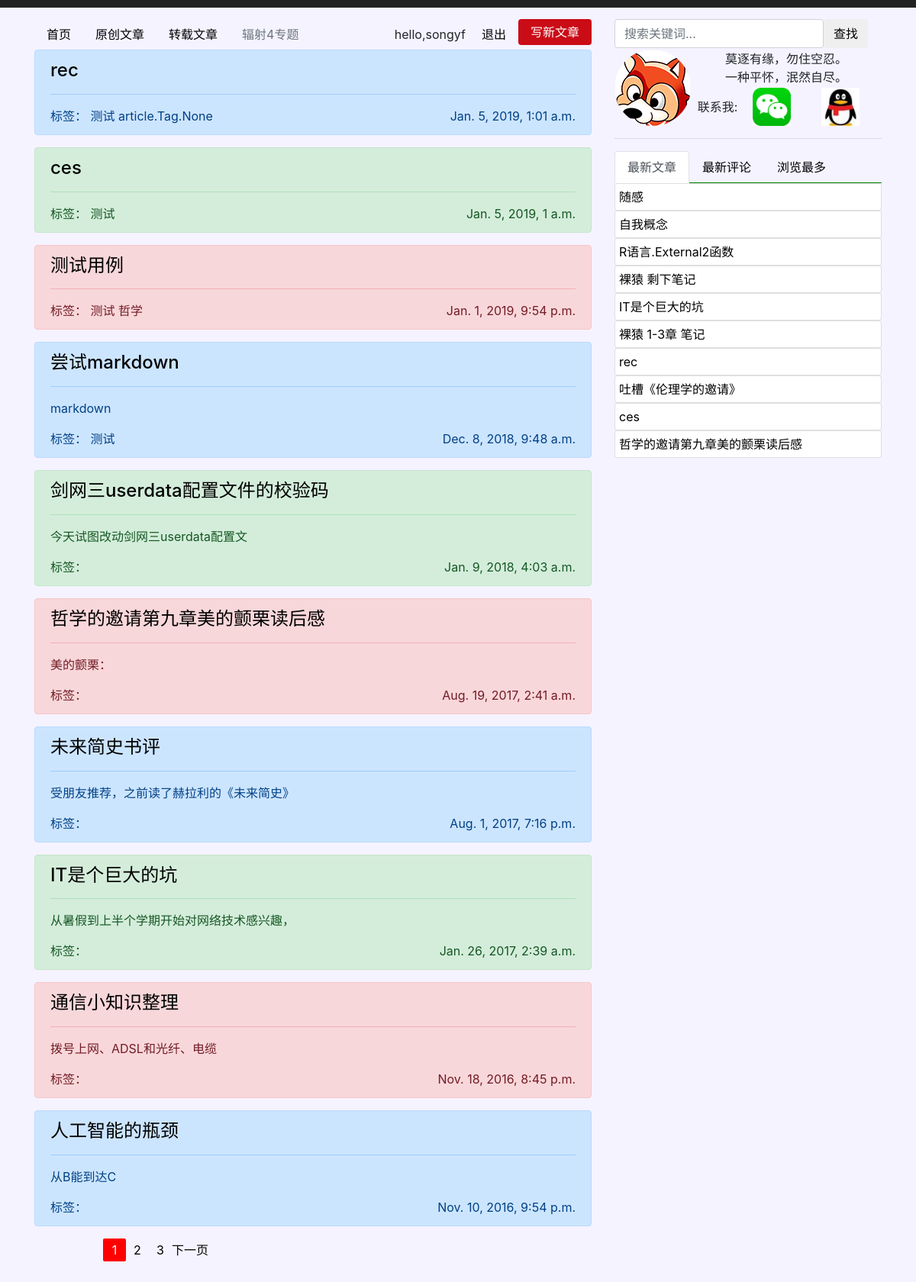
The page / (signed in) on the database its author committed.
### article/models.py (models this page shows, shortened)
class Article(models.Model):
    title = models.CharField(u'标题', max_length=256)
    content = models.TextField(u'内容')
    summary = models.TextField(u'摘要')
    tag = models.ManyToManyField(Tag, related_name='news_image')
    pub_date = models.DateTimeField(u'发表时间', auto_now_add=True, editable=True)
    class Meta:
        verbose_name = "文章"

class Tag(models.Model):
    tag = models.CharField(u'标签',max_length=256)
    def __str__(self):
        return self.tag
    class Meta:
        verbose_name = "标签"

### article/views.py (the view)
# urls.py: path('', views.index, name='index'),
def index(request):
    articles = Article.objects.all().order_by('-pub_date')
    hots = Article.objects.order_by('?')[:10]
    article_list = get_askpage_articles(articles, request.GET.get('page'))
    return render(request, 'index.html', locals())

### article/views.py (called while the page is built)
def get_askpage_articles(articles, ask_page):
    paginator = Paginator(articles, 10)
    try:
        article_list = paginator.page(ask_page)
    except PageNotAnInteger:
        article_list = paginator.page(1)
    except EmptyPage:
        article_list = paginator.page(paginator.num_pages)
    return article_list

### templates/index.html
{% extends 'base.html' %}
{% block content %}
    {% include 'list.html' %}
{% endblock %}

### templates/base.html (shortened to what this page needs)
{% load static %}
<!doctype html>
<html lang="zh-cn">
  <head>
    <link rel="stylesheet" href="https://stackpath.bootstrapcdn.com/bootstrap/4.1.1/css/bootstrap.min.css">
    <link rel="stylesheet" href="{% static 'other/codestyle.css' %}">
    <link rel="stylesheet" href="{% static 'other/common.css' %}">
    <link rel="stylesheet" href="{% static 'other/list.css' %}">
  </head>
  <body>
    <div class="container">
        <div class="row  justify-content-center">
            <div class="col-sm-8 navbox">
                <ul class="nav">
                    <li class="nav-item"> <a class="nav-link active" href="#">首页</a> </li>
                    <li class="nav-item"> <a class="nav-link" href="#">原创文章</a> </li>
                    <li class="nav-item"> <a class="nav-link" href="#">转载文章</a> </li>
                    <li class="nav-item"> <a class="nav-link disabled" href="#">辐射4专题</a> </li>
                </ul>
                <ul class="nav">
                    {% if user.is_authenticated %}
                        <li class="nav-item">
                            <span class="hello">hello,{{ user.username }}</span>
                        </li>
                        <li class="nav-item">
                                <a class="nav-link exitlog" href="/logout">退出</a>
                        </li>
                    {% endif %}
                        <li class="nav-item"> <a class="nav-link newarticle" href="/editor/0">写新文章</a> </li>
                </ul>
            </div>
            <div class="col-sm-4">
                <form method="get" id="searchform" class="form-inline clearfix" action="{% url 'search' %}">
                <input class="form-control" name="search" id="s" placeholder="搜索关键词..." type="text">
                <button class="btn btn-green btn-small"> 查找</button>
                </form>
            </div>
        </div>
        <div class="row">
            <div class="col-sm-8">
                {% block content %}
                {% endblock %}
            </div>
            <div class="col-sm-4">
                    <div class="information flex">
                        <div class="touxiang"><img src="{% static 'other/hulitou.png' %}" style="border-radius:50%;">
                        </div>
                        <div class="touxiangright flex">
                            <div class="zuoyouming">莫逐有缘，勿住空忍。<br>一种平怀，泯然自尽。</div>
                            <div class="jumpout">
                                <div class="contactme">
                                    <span>联系我:</span>
                                    <a class="weixin" href="javascript:">
                                        <img src="{% static 'other/weixin.jpeg' %}" alt="" class="weixinlogo">
                                    </a>
                                    <a class="qq" href="javascript:">
                                        <img src="{% static 'other/qq.jpeg' %}" alt="" class="qqlogo">
                                    </a>
                                </div>
                            </div>
                        </div>
                    </div>
                <hr>
            <div>
                    <ul class="nav nav-tabs" id="myTab" role="tablist">
                            <li class="nav-item">
                              <a class="nav-link active" id="home-tab" data-toggle="tab" href="#home" role="tab" aria-controls="home" aria-selected="true">最新文章</a>
                            </li>
                            <li class="nav-item">
                              <a class="nav-link" id="profile-tab" data-toggle="tab" href="#profile" role="tab" aria-controls="profile" aria-selected="false">最新评论</a>
                            </li>
                            <li class="nav-item">
                              <a class="nav-link" id="contact-tab" data-toggle="tab" href="#contact" role="tab" aria-controls="contact" aria-selected="false">浏览最多</a>
                            </li>
                          </ul>
                          <div class="tab-content" id="myTabContent">
                            <div class="tab-pane fade show active" id="home" role="tabpanel" aria-labelledby="home-tab">
                                <ul class="list-group">
                                {% for hot in hots %}
                                    <li style="color:black;">
                                        <a href="article/{{ hot.id }}" class="list-group-item clearfix" target="_blank">
                                            {{ hot.title }}
                                        </a>
                                    </li>
                                {% endfor %}
                                </ul>
                            </div>
                          </div>
            </div>
            </div>
        </div>
    </div>
    </body>
</html>

### templates/list.html
{% for article in article_list %}
<div class="alert alert-{% cycle 'primary' 'success' 'danger' %}" role="alert">
    <h4>
        <a href="/article/{{ article.id }}" target="_blank" title="{{ article.title }}">
        {{ article.title }}
        </a>
    </h4>
    <hr>
    <p class="summary">
        {{ article.summary }}
    </p>
    <div class="meta flex">
        <div>
            <span>标签：</span>
            {% for tag in article.tag.all %}
                <span>{{ tag }}</span>
            {% endfor %}
        </div>
        <time>{{ article.pub_date }}</time>
    </div>
</div>
{% endfor %}
<div class="pagination">
    <ul>
        {% if article_list.has_previous %}
        <li class="prev-page"><a href="?page={{ article_list.previous_page_number }}" target="_blank">上一页</a></li>
        {% else %}
         <li class="prev-page"></li>
        {% endif %}
        {% for num in article_list.paginator.page_range %}
            {% if num %}
                {% ifequal num article_list.number %}
                    <li class="active"><span>{{ num }}</span></li>
                {% else %}
                    <li><a href="?page={{ num }}">{{ num }}</a></li>
                {% endifequal %}
            {% else %}
                <li class="disabled"><span>...</span></li>
            {% endif %}
        {% endfor %}
        {% if article_list.has_next %}
            <li class="next-page"><a href="?page={{ article_list.next_page_number }}">下一页</a></li>
        {% else %}
            <li class="prev-page"></li>
        {% endif %}
    </ul>
</div>

### static/other/common.css (style rules this page uses)
body { background-color: #f5f3ff; padding:15px; border-top:#222 10px solid; }
ul li span.hello { margin-right: 5px; line-height: 40px; }
.newarticle { padding: 5px 16px; border: none; color: #fff; background-color: #ca0c16; border-radius: 4px; white-space: nowrap; font-size: 16px; }
ul { list-style-type:none; }
div.pagination ul { display: flex; align-items: center; }
div.pagination ul li { height: 30px; width: 30px; color: white; text-align: center; line-height: 30px; white-space: nowrap; }
div.pagination ul li.active { background-color: red; border-radius: 2px; }
div.pagination ul li.prev-page { margin-right: 20px; }
ul.list-group li a { white-space: nowrap; overflow: hidden; text-overflow: ellipsis; padding: 5px; }
ul.nav-tabs { border-bottom: 1px solid green }
a { color:black; }
.flex { display: flex; align-items: center; }
.touxiang { width: 100px; height: 100px; }
.zuoyouming { width: 100%; height: 50px; font-size:16px; text-align: center; white-space: nowrap; overflow: hidden; }
.touxiangright { width: 100%; height: 100px; flex-direction: column; }
.navbox { display:flex; justify-content: space-between; }
a.weixin, a.qq { position: relative; width: 50px; height: 50px; display: block; margin: 0 20px; }
.weixinlogo , .qqlogo { width: 50px; height: 50px; }
.contactme { display:flex; align-items: center; }

### static/other/list.css (style rules this page uses)
.meta { justify-content: space-between; }

### rows shown on the page
Article: title "rec", pub_date "Jan. 5, 2019, 1:01 a.m."
Tag: tag "测试"
Tag: tag "article.Tag.None"
Article: title "ces", pub_date "Jan. 5, 2019, 1 a.m."
Article: title "测试用例", pub_date "Jan. 1, 2019, 9:54 p.m."
Tag: tag "哲学"
Article: title "尝试markdown", summary "markdown", pub_date "Dec. 8, 2018, 9:48 a.m."
Article: title "剑网三userdata配置文件的校验码", summary "今天试图改动剑网三userdata配置文", pub_date "Jan. 9, 2018, 4:03 a.m."
Article: title "哲学的邀请第九章美的颤栗读后感", summary "美的颤栗：", pub_date "Aug. 19, 2017, 2:41 a.m."
Article: title "未来简史书评", summary "受朋友推荐，之前读了赫拉利的《未来简史》", pub_date "Aug. 1, 2017, 7:16 p.m."
Article: title "IT是个巨大的坑", summary "从暑假到上半个学期开始对网络技术感兴趣，", pub_date "Jan. 26, 2017, 2:39 a.m."
Article: title "通信小知识整理", summary "拨号上网、ADSL和光纤、电缆", pub_date "Nov. 18, 2016, 8:45 p.m."
Article: title "人工智能的瓶颈", summary "从B能到达C", pub_date "Nov. 10, 2016, 9:54 p.m."
Article: title "随感"
Article: title "自我概念"
Article: title "R语言.External2函数"
Article: title "裸猿 剩下笔记"
Article: title "裸猿 1-3章 笔记"
Article: title "吐槽《伦理学的邀请》"

### other values the page prints
{{ user.username }} "songyf"
{{ num }} "1"
{{ num }} "2" "3"
